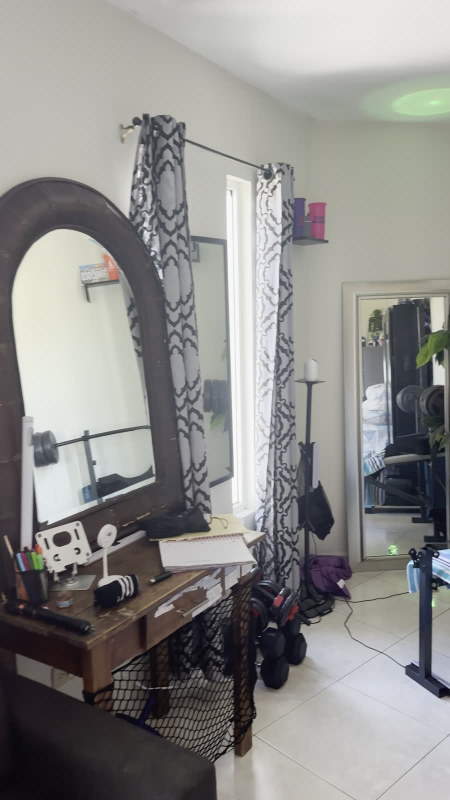
#> input picture assets/img/set-espejo.jpg, 900 x 1600 px, given in place of DSC07738.JPG, which was not available (shown at 1/2 size)
$ python produccion_acabado_D.py ../../../../assets/img/set-espejo.jpg
#> lines starting #> are read from the running program, lines starting #| are printed output that depends on the picture
from pathlib import Path
from PIL import Image,ImageOps,ImageDraw
import cv2,numpy as np,json,hashlib,sys
P=Path(__file__).resolve().parent;R=P.parent;O=P/'produccion_D_todas';(O/'PNG').mkdir(parents=True,exist_ok=True);(O/'JPG').mkdir(exist_ok=True)
ref=np.array(ImageOps.exif_transpose(Image.open(P/'originales/DSC07738.JPG')).convert('RGB').transpose(Image.Transpose.ROTATE_90).resize((600,900))).astype('float32');lum=ref@np.array([.2126,.7152,.0722],dtype='float32')
#> after `ref = np.array(ImageOps.exif_transpose(Image.open(P / 'originales/DSC0`:
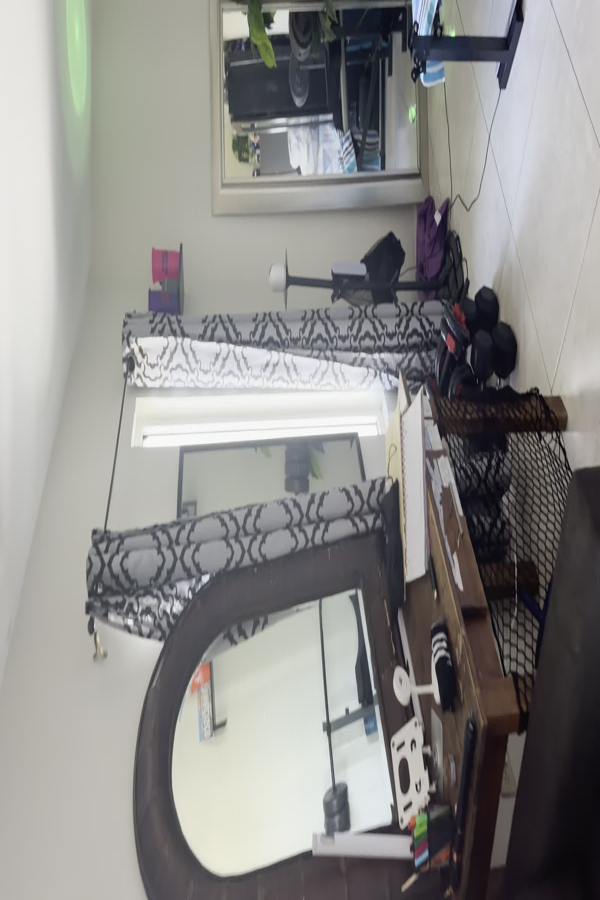
#> ref: shape (900, 600, 3) float32; mean R, G, B 140.9, 140, 138.1
def relief(crop,sigma,ww,hh):
 a=cv2.GaussianBlur(crop,(0,0),sigma);yy,xx=np.indices(a.shape,dtype='float32');X=np.column_stack([np.ones(a.size),xx.ravel()/a.shape[1],yy.ravel()/a.shape[0]]);co=np.linalg.lstsq(X,a.ravel(),rcond=None)[0];res=(a-(X@co).reshape(a.shape)).astype('float32');res=np.clip(res/max(.4,float(res.std())),-2,2);return cv2.resize(res,(ww,hh),interpolation=cv2.INTER_CUBIC)
oldfloor={'DSC07706':.58,'DSC07720':.70,'DSC07721':.73,'DSC07722':.67,'DSC07724':.72,'DSC07726':.72,'DSC07731':.68,'DSC07732':.68,'DSC07733':.61,'DSC07734':.61}
newfloor={'DSC07736':580/900,'DSC07739':575/900,'DSC07743':790/900,'DSC07747':800/900,'DSC07762':730/900,'DSC07767':730/900,'DSC07768':730/900,'DSC07772':720/900,'DSC07774':700/900}
#> (the run stopped early here; a loop or call above may not have finished)

$ run again, on assets/img/set-ventana.jpg
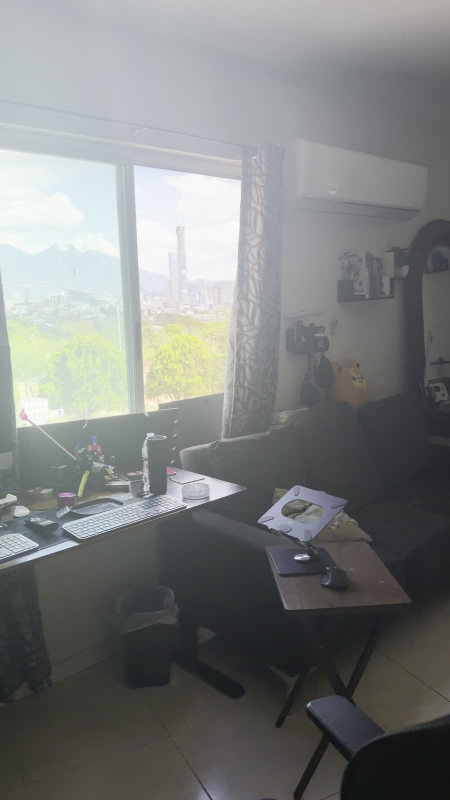
#> input picture assets/img/set-ventana.jpg, 900 x 1600 px, given in place of DSC07738.JPG, which was not available (shown at 1/2 size)
#> `ref = np.array(ImageOps.exif_transpose(Image.open(P / 'originales/DSC0`:
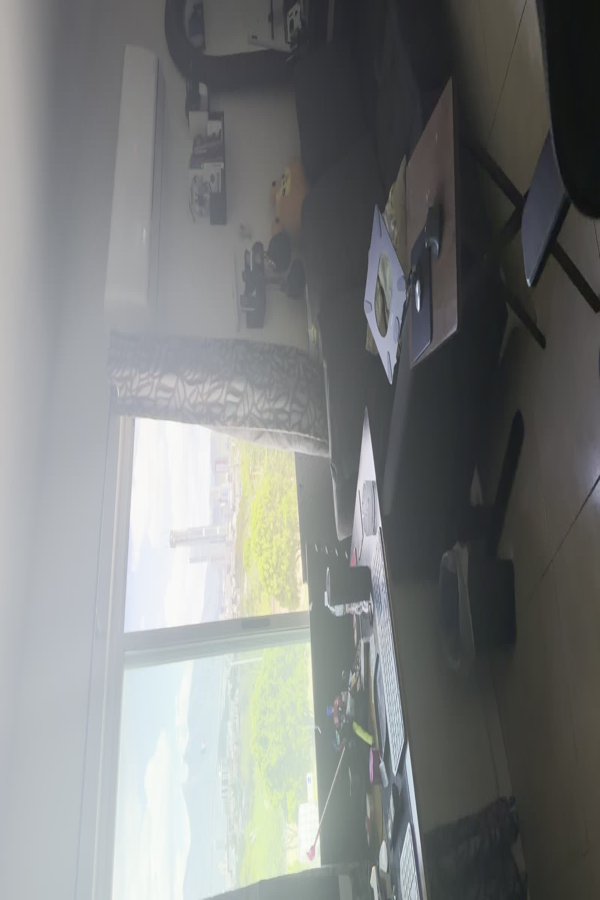
#> ref: shape (900, 600, 3) float32; mean R, G, B 124.4, 126.7, 125.9
#> `lum = ref @ np.array([0.2126, 0.7152, 0.0722], dtype='float32')`:
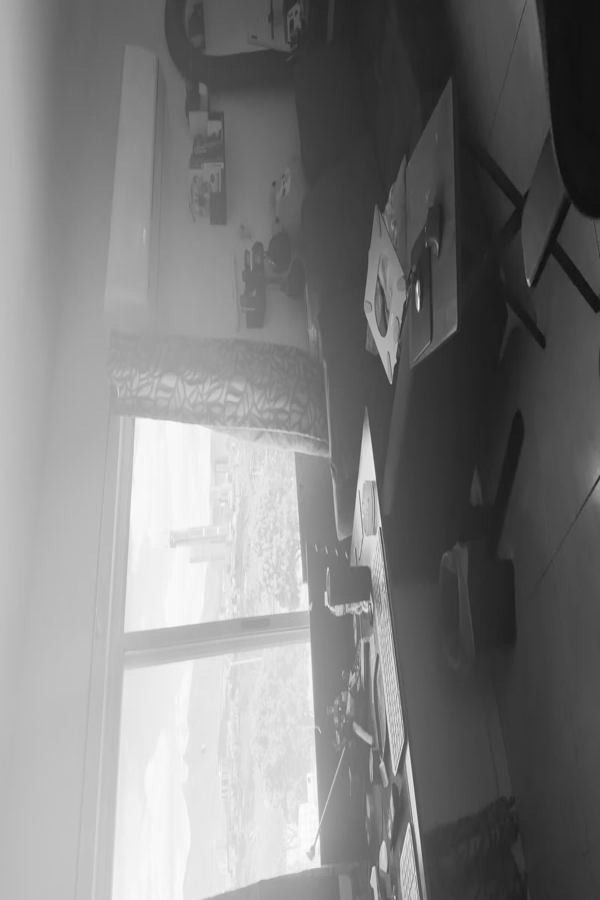
#> lum: shape (900, 600) float32; min 14.07, max 253.2, mean 126.2
